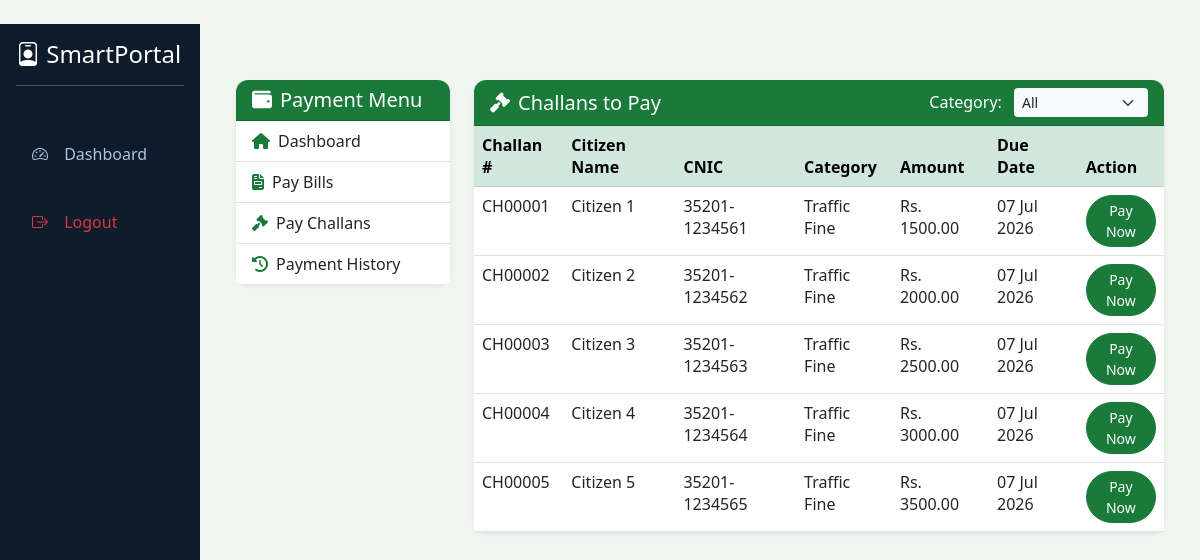
The app's page /challan/challans/ (signed in) with its own data.
### challan/models.py (models this page shows, shortened)
class Challan(models.Model):
    STATUS_CHOICES = (('unpaid', 'Unpaid'), ('paid', 'Paid'))
    challan_number = models.CharField(max_length=20, unique=True, default=uuid.uuid4().hex[:10].upper())
    citizen_name = models.CharField(max_length=200)
    cnic = models.CharField(max_length=15)
    category = models.ForeignKey(ChallanCategory, on_delete=models.CASCADE)
    amount = models.DecimalField(max_digits=10, decimal_places=2, validators=[MinValueValidator(0)])
    issue_date = models.DateField(auto_now_add=True)
    due_date = models.DateField()
    status = models.CharField(max_length=10, choices=STATUS_CHOICES, default='unpaid')
    description = models.TextField(blank=True)
    area = models.CharField(max_length=100, blank=True)
    payment_screenshot = models.ImageField(upload_to='challan_payments/', blank=True, null=True)

class ChallanCategory(models.Model):
    name = models.CharField(max_length=50)
    slug = models.SlugField(unique=True)
    icon = models.CharField(max_length=50, blank=True)

### challan/views.py (the view)
# urls.py: path('challans/', views.challan_list, name='challan_list'),
@login_required
def challan_list(request):
    categories = ChallanCategory.objects.all()
    selected_category = request.GET.get('category')
    if selected_category:
        challans = Challan.objects.filter(category__slug=selected_category, status='unpaid')
    else:
        challans = Challan.objects.filter(status='unpaid')
    return render(request, 'challan/challan_list.html', {
        'challans': challans,
        'categories': categories,
        'selected_category': selected_category,
    })

### challan/templates/challan/challan_list.html (shortened to what this page needs)
{% extends "challan/base_challan.html" %}
{% block challan_content %}
<div class="card border-0 shadow-sm">
    <div class="card-header bg-success text-white d-flex justify-content-between align-items-center flex-wrap">
        <h5 class="mb-0"><i class="fas fa-gavel me-2"></i>Challans to Pay</h5>
        <div>
            <label class="text-white me-2">Category:</label>
            <select id="categoryFilter" class="form-select form-select-sm bg-light border-0" style="display:inline-block; width:auto;">
                <option value="">All</option>
            </select>
        </div>
    </div>
    <div class="card-body p-0">
        <table class="table table-hover mb-0">
            <thead class="table-success">
                <tr>
                    <th>Challan #</th>
                    <th>Citizen Name</th>
                    <th>CNIC</th>
                    <th>Category</th>
                    <th>Amount</th>
                    <th>Due Date</th>
                    <th>Action</th>
                </tr>
            </thead>
            <tbody>
                {% for challan in challans %}
                <tr>
                    <td>{{ challan.challan_number }}</td>
                    <td>{{ challan.citizen_name }}</td>
                    <td>{{ challan.cnic }}</td>
                    <td>{{ challan.category.name }}</td>
                    <td>Rs. {{ challan.amount }}</td>
                    <td>{{ challan.due_date|date:"d M Y" }}</td>
                    <td>
                        <a href="{% url 'challan:pay_challan_confirm' challan.id %}" class="btn btn-success btn-sm rounded-pill">Pay Now</a>
                    </td>
                </tr>
                {% empty %}
                <tr><td colspan="7" class="text-center text-muted py-4">No unpaid challans found.</td></tr>
                {% endfor %}
            </tbody>
        </table>
    </div>
</div>
{% endblock %}

### templates/base.html (style rules this page uses)
:root { --gov-green: #1a7a3a; --gov-dark: #0d4a1f; --gov-light: #e8f5e9; --gov-gold: #c5a059; }
body { background-color: #f0f5f0; font-family: 'Segoe UI', Tahoma, Geneva, Verdana, sans-serif; }
.card { border: none; border-radius: 0.75rem; box-shadow: 0 4px 12px rgba(0,0,0,0.05); }
.card-header { border-radius: 0.75rem 0.75rem 0 0 !important; }
.btn-success { background-color: var(--gov-green); border-color: var(--gov-green); }
.bg-success { background-color: var(--gov-green) !important; }

### records on screen
Challan: challan_number "CH00001", citizen_name "Citizen 1", cnic "35201-1234561", category.name "Traffic Fine", amount "1500.00", due_date "07 Jul 2026"
Challan: challan_number "CH00002", citizen_name "Citizen 2", cnic "35201-1234562", category.name "Traffic Fine", amount "2000.00", due_date "07 Jul 2026"
Challan: challan_number "CH00003", citizen_name "Citizen 3", cnic "35201-1234563", category.name "Traffic Fine", amount "2500.00", due_date "07 Jul 2026"
Challan: challan_number "CH00004", citizen_name "Citizen 4", cnic "35201-1234564", category.name "Traffic Fine", amount "3000.00", due_date "07 Jul 2026"
Challan: challan_number "CH00005", citizen_name "Citizen 5", cnic "35201-1234565", category.name "Traffic Fine", amount "3500.00", due_date "07 Jul 2026"
